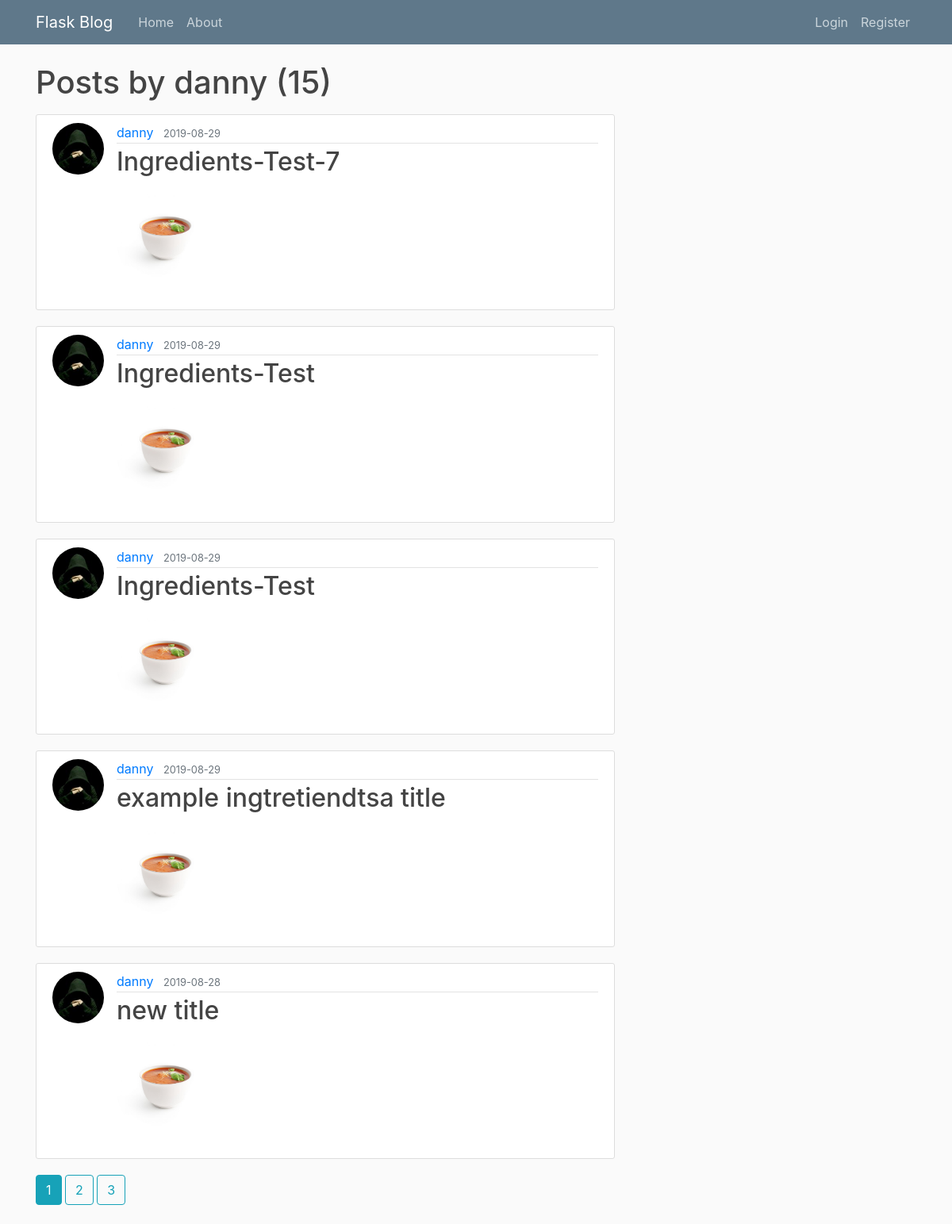
Screenshot of /user/danny with the database file from the repository.
### backend/flaskblog/models.py (models this page shows, shortened)
class User(db.Model, UserMixin):
    id = db.Column(db.Integer, primary_key=True)
    username = db.Column(db.String(20), unique=True, nullable=False)
    email = db.Column(db.String(120), unique=True, nullable=False)
    image_file = db.Column(db.String(20), nullable=False, default='2.jpg')
    password = db.Column(db.String(60), nullable=False)
    posts = db.relationship('Post', backref='author', lazy=True)

class Post(db.Model):
    id = db.Column(db.Integer, primary_key=True)
    title = db.Column(db.String(100), nullable=False)
    time = db.Column(db.String(100), nullable=False)
    serves = db.Column(db.String(100), nullable=False)
    cal = db.Column(db.String(100), nullable=False)
    date_posted = db.Column(db.DateTime, nullable=False, default=datetime.utcnow)
    ingredients = db.Column(db.PickleType(), nullable=False)
    steps = db.Column(db.PickleType(), nullable=False)
    image = db.Column(db.String(20), nullable=False, default='image.jpg')
    user_id = db.Column(db.Integer, db.ForeignKey('user.id'), nullable=False)

### backend/flaskblog/routes.py (the view)
@app.route("/user/<string:username>")
def user_posts(username):
    page = request.args.get('page', 1, type=int)
    user = User.query.filter_by(username=username).first_or_404()
    posts = Post.query.filter_by(author=user)\
        .order_by(Post.date_posted.desc())\
        .paginate(page=page, per_page=5)
    return render_template('user_posts.html', posts=posts, user=user)

### backend/flaskblog/templates/user_posts.html (shortened to what this page needs)
{% extends "layout.html" %}
{% block content %}
    <h1 class="mb-3">Posts by {{ user.username }} ({{ posts.total }})</h1>
    {% for post in posts.items %}
        <article class="media content-section">
          <img class="rounded-circle article-img" src="{{ url_for('static', filename='profile_pics/' + post.author.image_file) }}">
          <div class="media-body">
            <div class="article-metadata">
              <a class="mr-2" href="{{ url_for('user_posts', username=post.author.username) }}">{{ post.author.username }}</a>
              <small class="text-muted">{{ post.date_posted.strftime('%Y-%m-%d') }}</small>
            </div>
            <h2><a class="article-title" href="{{ url_for('post', post_id=post.id) }}">{{ post.title }}</a></h2>
            <img class="rounded-circle account-img" src="{{ post.image }}">
          </div>
        </article>
    {% endfor %}
    {% for page_num in posts.iter_pages(left_edge=1, right_edge=1, left_current=1, right_current=2) %}
      {% if page_num %}
        {% if posts.page == page_num %}
          <a class="btn btn-info mb-4" href="{{ url_for('user_posts', username=user.username, page=page_num) }}">{{ page_num }}</a>
        {% else %}
          <a class="btn btn-outline-info mb-4" href="{{ url_for('user_posts', username=user.username, page=page_num) }}">{{ page_num }}</a>
        {% endif %}
      {% else %}
        ...
      {% endif %}
    {% endfor %}
{% endblock content %}

### backend/flaskblog/static/main.css (style rules this page uses)
body { background: #fafafa; color: #333333; margin-top: 5rem; }
h1, h2, h3, h4, h5, h6 { color: #444444; }
.content-section { background: #ffffff; padding: 10px 20px; border: 1px solid #dddddd; border-radius: 3px; margin-bottom: 20px; }
.article-title { color: #444444; }
.article-img { height: 65px; width: 65px; margin-right: 16px; }
.article-metadata { padding-bottom: 1px; margin-bottom: 4px; border-bottom: 1px solid #e3e3e3 }
.account-img { height: 125px; width: 125px; margin-right: 20px; margin-bottom: 16px; }

### rows the page displays
User: username "danny"
Post: image_file (picture), author.username "danny", date_posted "2019-08-29", title "Ingredients-Test-7", image (picture)
Post: image_file (picture), author.username "danny", date_posted "2019-08-29", title "Ingredients-Test", image (picture)
Post: image_file (picture), author.username "danny", date_posted "2019-08-29", title "Ingredients-Test", image (picture)
Post: image_file (picture), author.username "danny", date_posted "2019-08-29", title "example ingtretiendtsa title", image (picture)
Post: image_file (picture), author.username "danny", date_posted "2019-08-28", title "new title", image (picture)

### other values shown
{{ posts.total }} "15"
{{ page_num }} "1"
{{ page_num }} "2" "3"
